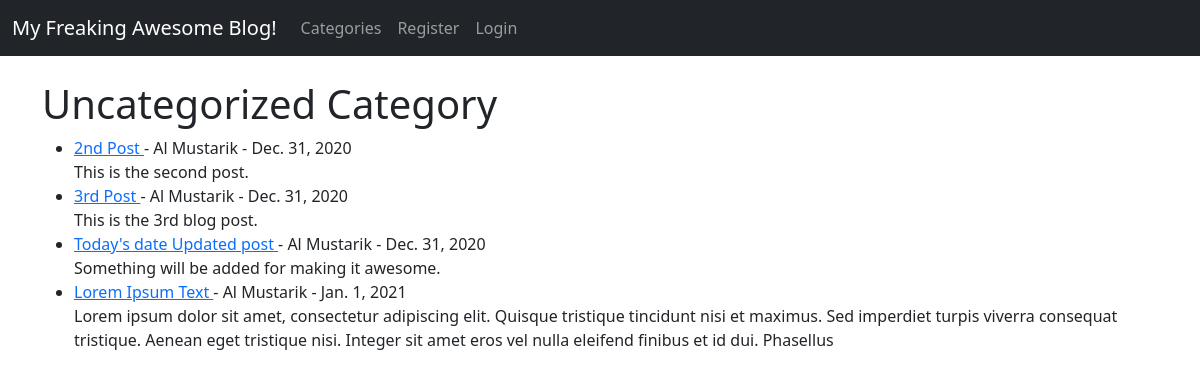
/category/uncategorized-category/, run on the app's committed database.
### myblog/models.py (models this page shows, shortened)
class Post(models.Model):
    title = models.CharField(max_length=255)
    title_tag = models.CharField(max_length=255, default="My Freaking Awesome Blog")
    author = models.ForeignKey(User, on_delete=models.CASCADE)
    body = models.TextField()
    post_date = models.DateField(auto_now_add=True)
    category = models.CharField(max_length=255, default="coding")
    likes = models.ManyToManyField(User, related_name='blog_posts')

### myblog/views.py (the view)
# urls.py: path('category/<str:cats>/', CategoryView, name="category"),
def CategoryView(request, cats):
    category_post = Post.objects.filter(category=cats.replace('-', ' '))
    return render(request, 'categories.html',
                  {'cats': cats.title().replace('-', ' '), 'category_post': category_post})

### templates/categories.html (shortened to what this page needs)
{% extends 'base.html' %}
{% block content %}
{% if category_post %}
    <h1>{{ cats }}</h1>
    <ul>
    {% for post in category_post %}
        <li>
        <a href="{% url 'article-detail' post.pk %}" >
            {{ post.title }} </a>
            - {{ post.author.first_name }}
            {{ post.author.last_name }} -
            {{ post.post_date }}
            <br/>
        {{ post.body|slice:":250"|safe }}
        </li>
    {% endfor %}
    </ul>
{% else %}
    <h2>Sorry this page doesn't exists!!!!</h2>
{% endif %}
{% endblock %}

### data on the page
Post: title "2nd Post", author.first_name "Al", author.last_name "Mustarik", post_date "Dec. 31, 2020", body "This is the second post."
Post: title "3rd Post", author.first_name "Al", author.last_name "Mustarik", post_date "Dec. 31, 2020", body "This is the 3rd blog post."
Post: title "Today's date Updated post", author.first_name "Al", author.last_name "Mustarik", post_date "Dec. 31, 2020", body "Something will be added for making it awesome."
Post: title "Lorem Ipsum Text", author.first_name "Al", author.last_name "Mustarik", post_date "Jan. 1, 2021", body "Lorem ipsum dolor sit amet, consectetur adipiscing elit. Quisque tristique tincidunt nisi et maximus. Sed imperdiet turpis viverra consequat tristique. Aenean eget tristique nisi. Integer sit amet eros vel nulla eleifend finibus et id dui. Phasellus"

### other printed values
{{ cats }} "Uncategorized Category"
